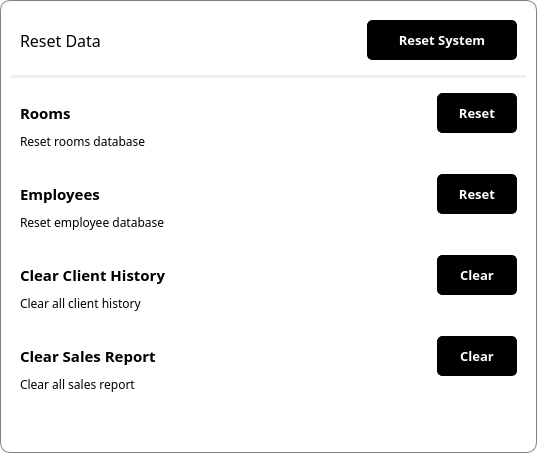
                  <widget class="QWidget" name="widget_123" native="true">
                   <property name="minimumSize">
                    <size>
                     <width>480</width>
                     <height>0</height>
                    </size>
                   </property>
                   <property name="styleSheet">
                    <string notr="true">border: 1px solid gray;
border-radius: 10px;
background-color: rgb(255, 255, 255);</string>
                   </property>
                   <layout class="QGridLayout" name="gridLayout_103">
                    <item row="3" column="0">
                     <widget class="QWidget" name="widget_127" native="true">
                      <property name="minimumSize">
                       <size>
                        <width>0</width>
                        <height>70</height>
                       </size>
                      </property>
                      <property name="styleSheet">
                       <string notr="true">border: none;</string>
                      </property>
                      <layout class="QGridLayout" name="gridLayout_47">
                       <property name="verticalSpacing">
                        <number>0</number>
                       </property>
                       <item row="0" column="0">
                        <widget class="QLabel" name="label_121">
                         <property name="font">
                          <font>
                           <family>Century Gothic</family>
                           <pointsize>11</pointsize>
                           <weight>75</weight>
                           <bold>true</bold>
                          </font>
                         </property>
                         <property name="styleSheet">
                          <string notr="true">border: none;</string>
                         </property>
                         <property name="text">
                          <string>Employees</string>
                         </property>
                        </widget>
                       </item>
                       <item row="0" column="1">
                        <spacer name="horizontalSpacer_53">
                         <property name="orientation">
                          <enum>Qt::Horizontal</enum>
                         </property>
                         <property name="sizeHint" stdset="0">
                          <size>
                           <width>262</width>
                           <height>20</height>
                          </size>
                         </property>
                        </spacer>
                       </item>
                       <item row="0" column="2" alignment="Qt::AlignVCenter">
                        <widget class="QPushButton" name="pushButton_19">
                         <property name="sizePolicy">
                          <sizepolicy hsizetype="Expanding" vsizetype="Fixed">
                           <horstretch>0</horstretch>
                           <verstretch>0</verstretch>
                          </sizepolicy>
                         </property>
                         <property name="minimumSize">
                          <size>
                           <width>80</width>
                           <height>40</height>
                          </size>
                         </property>
                         <property name="maximumSize">
                          <size>
                           <width>80</width>
                           <height>40</height>
                          </size>
                         </property>
                         <property name="font">
                          <font>
                           <family>Century Gothic</family>
                           <pointsize>10</pointsize>
                           <weight>75</weight>
                           <bold>true</bold>
                          </font>
                         </property>
                         <property name="styleSheet">
                          <string notr="true">QPushButton {
	border-radius: 5px;
	border: 1px solid black;
	color: rgb(255, 255, 255);
	background-color: rgb(0, 0, 0);
}

QPushButton:hover {
	
	background-color: rgb(70, 70, 70);
}

QPushButton:pressed {
	color: rgb(106, 106, 106);
	background-color: rgb(0, 0, 0);
}</string>
                         </property>
                         <property name="text">
                          <string>Reset</string>
                         </property>
                         <property name="iconSize">
                          <size>
                           <width>26</width>
                           <height>26</height>
                          </size>
                         </property>
                        </widget>
                       </item>
                       <item row="1" column="0">
                        <widget class="QLabel" name="label_46">
                         <property name="font">
                          <font>
                           <family>Century Gothic</family>
                          </font>
                         </property>
                         <property name="text">
                          <string>Reset employee database</string>
                         </property>
                        </widget>
                       </item>
                      </layout>
                     </widget>
                    </item>
                    <item row="2" column="0">
                     <widget class="QWidget" name="widget_125" native="true">
                      <property name="minimumSize">
                       <size>
                        <width>0</width>
                        <height>70</height>
                       </size>
                      </property>
                      <property name="styleSheet">
                       <string notr="true">border: none;</string>
                      </property>
                      <layout class="QGridLayout" name="gridLayout_20">
                       <property name="verticalSpacing">
                        <number>0</number>
                       </property>
                       <item row="0" column="0">
                        <widget class="QLabel" name="label_119">
                         <property name="font">
                          <font>
                           <family>Century Gothic</family>
                           <pointsize>11</pointsize>
                           <weight>75</weight>
                           <bold>true</bold>
                          </font>
                         </property>
                         <property name="styleSheet">
                          <string notr="true">border: none;</string>
                         </property>
                         <property name="text">
                          <string>Rooms</string>
                         </property>
                        </widget>
                       </item>
                       <item row="0" column="1">
                        <spacer name="horizontalSpacer_27">
                         <property name="orientation">
                          <enum>Qt::Horizontal</enum>
                         </property>
                         <property name="sizeHint" stdset="0">
                          <size>
                           <width>262</width>
                           <height>20</height>
                          </size>
                         </property>
                        </spacer>
                       </item>
                       <item row="0" column="2" alignment="Qt::AlignVCenter">
                        <widget class="QPushButton" name="pushButton_18">
                         <property name="sizePolicy">
                          <sizepolicy hsizetype="Expanding" vsizetype="Fixed">
                           <horstretch>0</horstretch>
                           <verstretch>0</verstretch>
                          </sizepolicy>
                         </property>
                         <property name="minimumSize">
                          <size>
                           <width>80</width>
                           <height>40</height>
                          </size>
                         </property>
                         <property name="maximumSize">
                          <size>
                           <width>80</width>
                           <height>40</height>
                          </size>
                         </property>
                         <property name="font">
                          <font>
                           <family>Century Gothic</family>
                           <pointsize>10</pointsize>
                           <weight>75</weight>
                           <bold>true</bold>
                          </font>
                         </property>
                         <property name="styleSheet">
                          <string notr="true">QPushButton {
	border-radius: 5px;
	border: 1px solid black;
	color: rgb(255, 255, 255);
	background-color: rgb(0, 0, 0);
}

QPushButton:hover {
	
	background-color: rgb(70, 70, 70);
}

QPushButton:pressed {
	color: rgb(106, 106, 106);
	background-color: rgb(0, 0, 0);
}</string>
                         </property>
                         <property name="text">
                          <string>Reset</string>
                         </property>
                         <property name="iconSize">
                          <size>
                           <width>26</width>
                           <height>26</height>
                          </size>
                         </property>
                        </widget>
                       </item>
                       <item row="1" column="0">
                        <widget class="QLabel" name="label_7">
                         <property name="font">
                          <font>
                           <family>Century Gothic</family>
                          </font>
                         </property>
                         <property name="text">
                          <string>Reset rooms database</string>
                         </property>
                        </widget>
                       </item>
                      </layout>
                     </widget>
                    </item>
                    <item row="0" column="0">
                     <widget class="QWidget" name="widget_126" native="true">
                      <property name="styleSheet">
                       <string notr="true">border: none;</string>
                      </property>
                      <layout class="QGridLayout" name="gridLayout_106">
                       <item row="0" column="0">
                        <widget class="QLabel" name="label_120">
                         <property name="font">
                          <font>
                           <family>Century Gothic</family>
                           <pointsize>12</pointsize>
                           <weight>50</weight>
                           <bold>false</bold>
                          </font>
                         </property>
                         <property name="styleSheet">
                          <string notr="true">border: none;</string>
                         </property>
                         <property name="text">
                          <string>Reset Data</string>
                         </property>
                        </widget>
                       </item>
                       <item row="0" column="1">
                        <spacer name="horizontalSpacer_58">
                         <property name="orientation">
                          <enum>Qt::Horizontal</enum>
                         </property>
                         <property name="sizeHint" stdset="0">
                          <size>
                           <width>260</width>
                           <height>20</height>
                          </size>
                         </property>
                        </spacer>
                       </item>
                       <item row="0" column="2">
                        <widget class="QPushButton" name="pushButton_23">
                         <property name="sizePolicy">
                          <sizepolicy hsizetype="Expanding" vsizetype="Fixed">
                           <horstretch>0</horstretch>
                           <verstretch>0</verstretch>
                          </sizepolicy>
                         </property>
                         <property name="minimumSize">
                          <size>
                           <width>150</width>
                           <height>40</height>
                          </size>
                         </property>
                         <property name="maximumSize">
                          <size>
                           <width>80</width>
                           <height>40</height>
                          </size>
                         </property>
                         <property name="font">
                          <font>
                           <family>Century Gothic</family>
                           <pointsize>10</pointsize>
                           <weight>75</weight>
                           <bold>true</bold>
                          </font>
                         </property>
                         <property name="styleSheet">
                          <string notr="true">QPushButton {
	border-radius: 5px;
	border: 1px solid black;
	color: rgb(255, 255, 255);
	background-color: rgb(0, 0, 0);
}

QPushButton:hover {
	
	background-color: rgb(70, 70, 70);
}

QPushButton:pressed {
	color: rgb(106, 106, 106);
	background-color: rgb(0, 0, 0);
}</string>
                         </property>
                         <property name="text">
                          <string>Reset System</string>
                         </property>
                         <property name="iconSize">
                          <size>
                           <width>26</width>
                           <height>26</height>
                          </size>
                         </property>
                        </widget>
                       </item>
                      </layout>
                     </widget>
                    </item>
                    <item row="1" column="0">
                     <widget class="Line" name="line_9">
                      <property name="styleSheet">
                       <string notr="true">border: none;
background-color: rgba(221, 221, 221, 120);</string>
                      </property>
                      <property name="orientation">
                       <enum>Qt::Horizontal</enum>
                      </property>
                     </widget>
                    </item>
                    <item row="6" column="0">
                     <spacer name="verticalSpacer_45">
                      <property name="orientation">
                       <enum>Qt::Vertical</enum>
                      </property>
                      <property name="sizeHint" stdset="0">
                       <size>
                        <width>20</width>
                        <height>40</height>
                       </size>
                      </property>
                     </spacer>
                    </item>
                    <item row="4" column="0">
                     <widget class="QWidget" name="widget_128" native="true">
                      <property name="minimumSize">
                       <size>
                        <width>0</width>
                        <height>70</height>
                       </size>
                      </property>
                      <property name="styleSheet">
                       <string notr="true">border: none;</string>
                      </property>
                      <layout class="QGridLayout" name="gridLayout_84">
                       <property name="verticalSpacing">
                        <number>0</number>
                       </property>
                       <item row="0" column="0">
                        <widget class="QLabel" name="label_122">
                         <property name="font">
                          <font>
                           <family>Century Gothic</family>
                           <pointsize>11</pointsize>
                           <weight>75</weight>
                           <bold>true</bold>
                          </font>
                         </property>
                         <property name="styleSheet">
                          <string notr="true">border: none;</string>
                         </property>
                         <property name="text">
                          <string>Clear Client History</string>
                         </property>
                        </widget>
                       </item>
                       <item row="0" column="1">
                        <spacer name="horizontalSpacer_54">
                         <property name="orientation">
                          <enum>Qt::Horizontal</enum>
                         </property>
                         <property name="sizeHint" stdset="0">
                          <size>
                           <width>262</width>
                           <height>20</height>
                          </size>
                         </property>
                        </spacer>
                       </item>
                       <item row="0" column="2" alignment="Qt::AlignVCenter">
                        <widget class="QPushButton" name="pushButton_21">
                         <property name="sizePolicy">
                          <sizepolicy hsizetype="Expanding" vsizetype="Fixed">
                           <horstretch>0</horstretch>
                           <verstretch>0</verstretch>
                          </sizepolicy>
                         </property>
                         <property name="minimumSize">
                          <size>
                           <width>80</width>
                           <height>40</height>
                          </size>
                         </property>
                         <property name="maximumSize">
                          <size>
                           <width>80</width>
                           <height>40</height>
                          </size>
                         </property>
                         <property name="font">
                          <font>
                           <family>Century Gothic</family>
                           <pointsize>10</pointsize>
                           <weight>75</weight>
                           <bold>true</bold>
                          </font>
                         </property>
                         <property name="styleSheet">
                          <string notr="true">QPushButton {
	border-radius: 5px;
	border: 1px solid black;
	color: rgb(255, 255, 255);
	background-color: rgb(0, 0, 0);
}

QPushButton:hover {
	
	background-color: rgb(70, 70, 70);
}

QPushButton:pressed {
	color: rgb(106, 106, 106);
	background-color: rgb(0, 0, 0);
}</string>
                         </property>
                         <property name="text">
                          <string>Clear</string>
                         </property>
                         <property name="iconSize">
                          <size>
                           <width>26</width>
                           <height>26</height>
                          </size>
                         </property>
                        </widget>
                       </item>
                       <item row="1" column="0">
                        <widget class="QLabel" name="label_49">
                         <property name="font">
                          <font>
                           <family>Century Gothic</family>
                          </font>
                         </property>
                         <property name="text">
                          <string>Clear all client history</string>
                         </property>
                        </widget>
                       </item>
                      </layout>
                     </widget>
                    </item>
                    <item row="5" column="0">
                     <widget class="QWidget" name="widget_129" native="true">
                      <property name="minimumSize">
                       <size>
                        <width>0</width>
                        <height>70</height>
                       </size>
                      </property>
                      <property name="styleSheet">
                       <string notr="true">border: none;</string>
                      </property>
                      <layout class="QGridLayout" name="gridLayout_97">
                       <property name="verticalSpacing">
                        <number>0</number>
                       </property>
                       <item row="0" column="0">
                        <widget class="QLabel" name="label_123">
                         <property name="font">
                          <font>
                           <family>Century Gothic</family>
                           <pointsize>11</pointsize>
                           <weight>75</weight>
                           <bold>true</bold>
                          </font>
                         </property>
                         <property name="styleSheet">
                          <string notr="true">border: none;</string>
                         </property>
                         <property name="text">
                          <string>Clear Sales Report</string>
                         </property>
                        </widget>
                       </item>
                       <item row="0" column="1">
                        <spacer name="horizontalSpacer_55">
                         <property name="orientation">
                          <enum>Qt::Horizontal</enum>
                         </property>
                         <property name="sizeHint" stdset="0">
                          <size>
                           <width>262</width>
                           <height>20</height>
                          </size>
                         </property>
                        </spacer>
                       </item>
                       <item row="0" column="2" alignment="Qt::AlignVCenter">
                        <widget class="QPushButton" name="pushButton_22">
                         <property name="sizePolicy">
                          <sizepolicy hsizetype="Expanding" vsizetype="Fixed">
                           <horstretch>0</horstretch>
                           <verstretch>0</verstretch>
                          </sizepolicy>
                         </property>
                         <property name="minimumSize">
                          <size>
                           <width>80</width>
                           <height>40</height>
                          </size>
                         </property>
                         <property name="maximumSize">
                          <size>
                           <width>80</width>
                           <height>40</height>
                          </size>
                         </property>
                         <property name="font">
                          <font>
                           <family>Century Gothic</family>
                           <pointsize>10</pointsize>
                           <weight>75</weight>
                           <bold>true</bold>
                          </font>
                         </property>
                         <property name="styleSheet">
                          <string notr="true">QPushButton {
	border-radius: 5px;
	border: 1px solid black;
	color: rgb(255, 255, 255);
	background-color: rgb(0, 0, 0);
}

QPushButton:hover {
	
	background-color: rgb(70, 70, 70);
}

QPushButton:pressed {
	color: rgb(106, 106, 106);
	background-color: rgb(0, 0, 0);
}</string>
                         </property>
                         <property name="text">
                          <string>Clear</string>
                         </property>
                         <property name="iconSize">
                          <size>
                           <width>26</width>
                           <height>26</height>
                          </size>
                         </property>
                        </widget>
                       </item>
                       <item row="1" column="0">
                        <widget class="QLabel" name="label_105">
                         <property name="font">
                          <font>
                           <family>Century Gothic</family>
                          </font>
                         </property>
                         <property name="text">
                          <string>Clear all sales report</string>
                         </property>
                        </widget>
                       </item>
                      </layout>
                     </widget>
                    </item>
                   </layout>
                  </widget>
